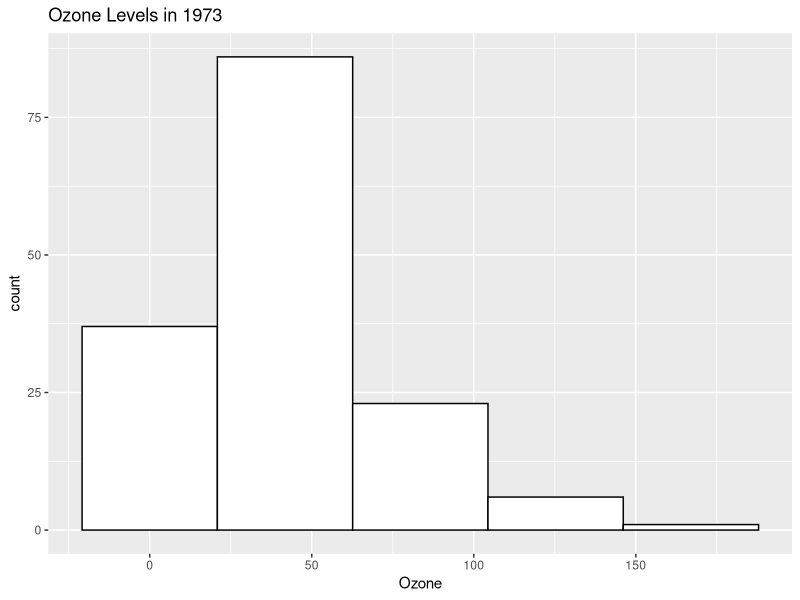
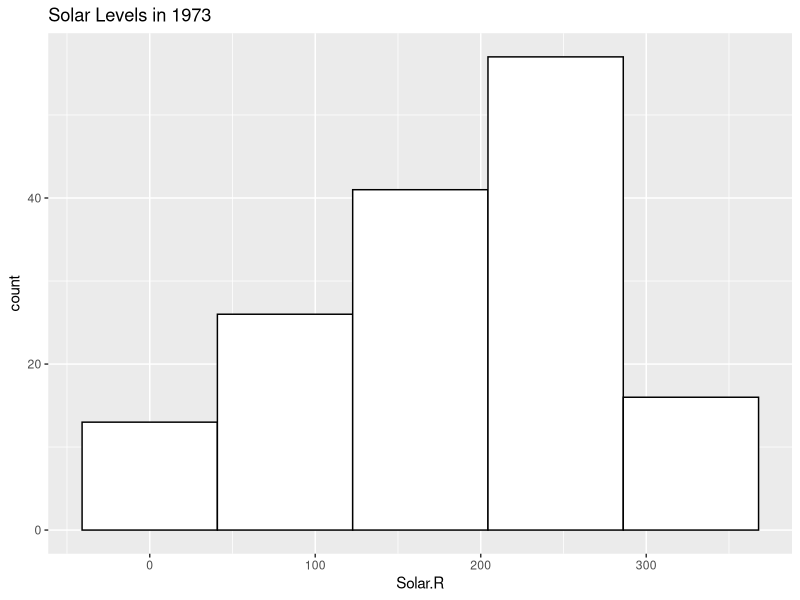
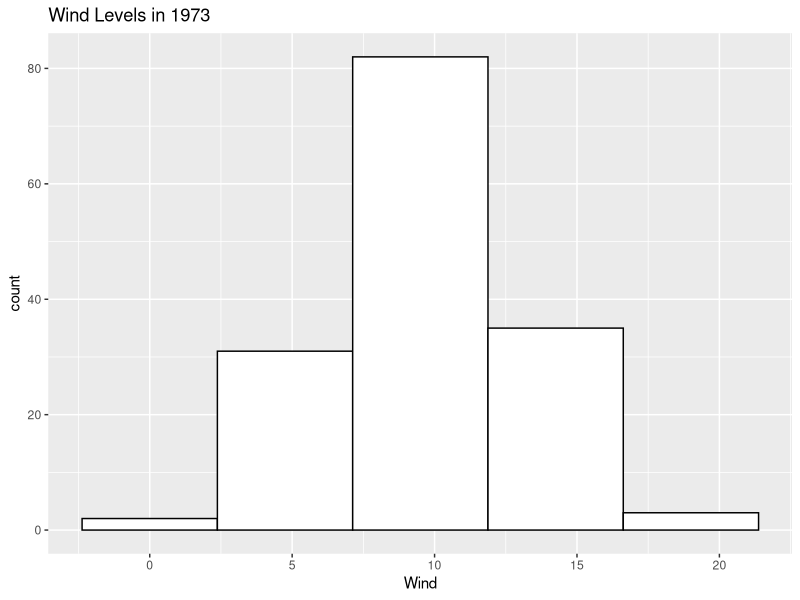
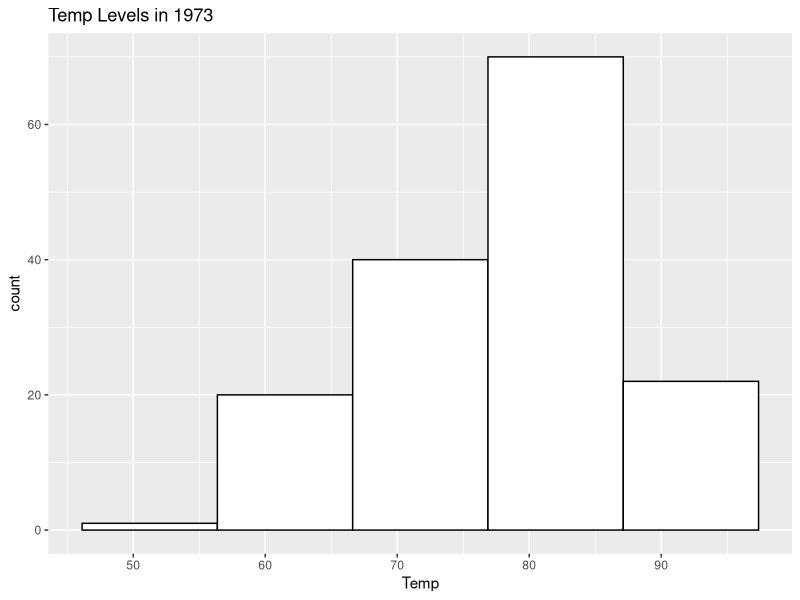
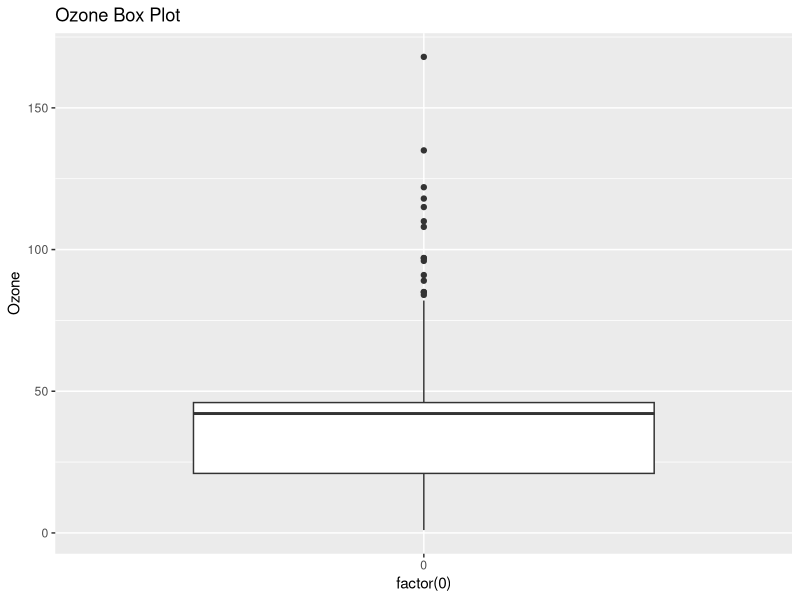
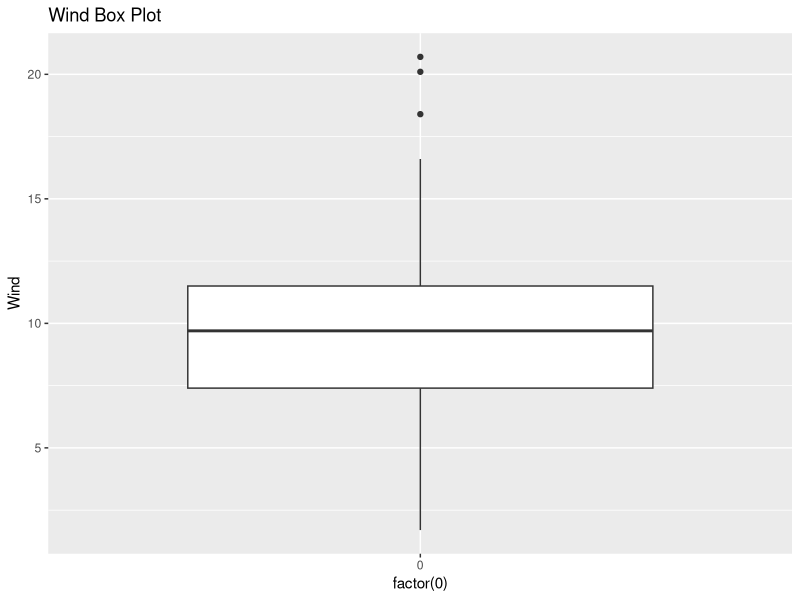
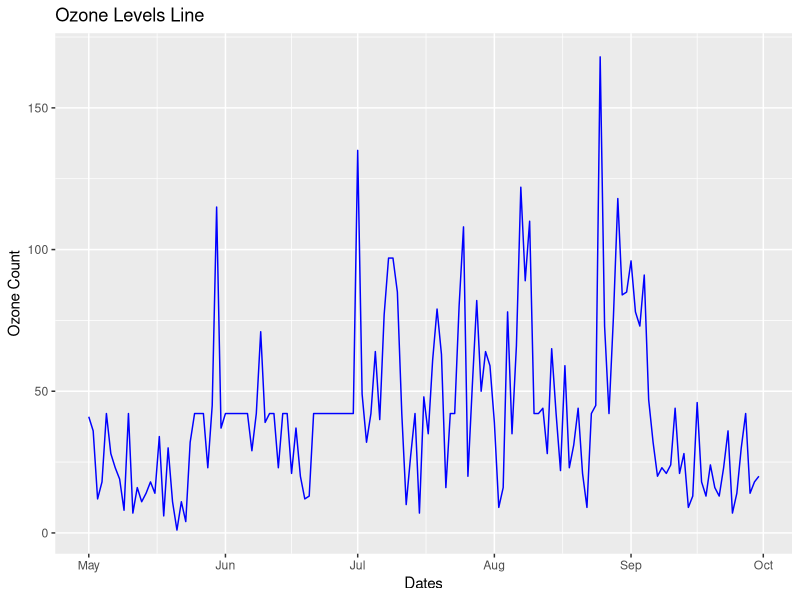
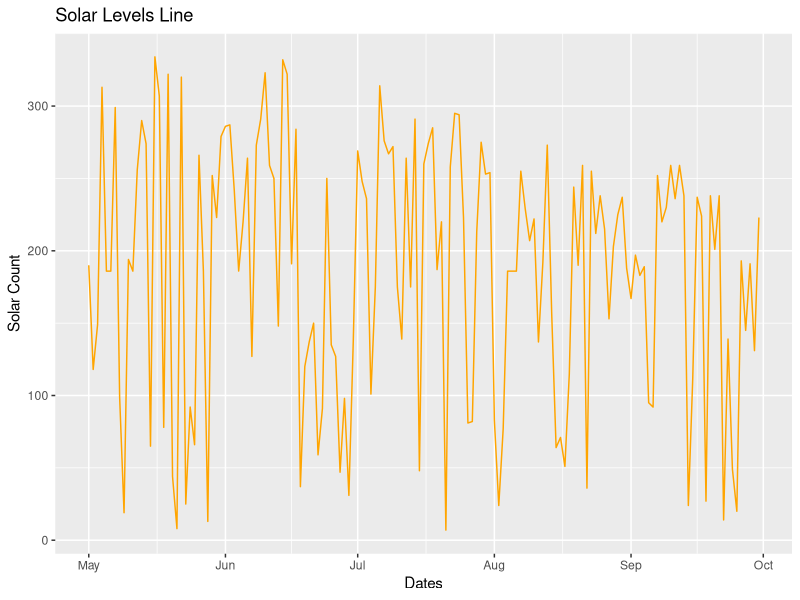

The R source for these figures, in order:
#############################################################################
#Name: Daniel Lewis
#Description: Homework Assignment 5
#Date: 2/15/19 (JST)
#input: 
#output: 
#update history:
#############################################################################
###################HW6 Viz HW: air quality Analysis##########################
#############################################################################
#
#############################################################################
############################LOCAL FUNCTIONS##################################
#############################################################################
#
EnsurePackage<-function(x){
   x<-as.character(x)
   if (!require(x,character.only=TRUE)){
       install.packages(pkgs=x, repos="http://cran.r-project.org")
       require(x, character.only=TRUE)
     }
}
Numberize <- function(inputVector)
{
  inputVector <- gsub(",", "", inputVector)
  inputVector <- gsub(" ", "", inputVector)
  return(inputVector)
}
#
#############################################################################
#############################IMPORTS SECTION#################################
#############################################################################
#
EnsurePackage("ggplot2")
EnsurePackage("ggmap")
EnsurePackage("RJSONIO")
EnsurePackage("RCurl")
EnsurePackage("reshape2")
EnsurePackage("sqldf")
#
#############################################################################
#############################Problems Solved#################################
#############################################################################
#
#
#Step 1: Load the data 
#We will use the air quality data set, which you should already have as part of your R installation.
#
myAirquality<-airquality
#
#Step 2: Clean the data
#After you load the data, there will be some NAs in the data. You need to figure out what to do
#about those nasty NAs.
#
colnames(myAirquality)[colSums(is.na(myAirquality))>0]
myAirquality$Ozone[is.na(myAirquality$Ozone)] <- mean(myAirquality$Ozone, na.rm=TRUE)
myAirquality$Solar.R[is.na(myAirquality$Solar.R)] <- mean(myAirquality$Solar.R, na.rm=TRUE)
#
#Step 3: Understand the data distribution
#Create the following visualizationsusing ggplot:
#.Histograms for each of the variables
#
ozone_hist<- ggplot(myAirquality, aes(x=Ozone)) + geom_histogram(bins=5, color="black", fill="white")
ozone_hist<- ozone_hist+ggtitle("Ozone Levels in 1973")
solar_hist<- ggplot(myAirquality, aes(x=Solar.R)) + geom_histogram(bins=5, color="black", fill="white")
solar_hist<- solar_hist+ggtitle("Solar Levels in 1973")
wind_hist<- ggplot(myAirquality, aes(x=Wind)) + geom_histogram(bins=5, color="black", fill="white")
wind_hist<- wind_hist+ggtitle("Wind Levels in 1973")
temp_hist<- ggplot(myAirquality, aes(x=Temp)) + geom_histogram(bins=5, color="black", fill="white")
temp_hist<- temp_hist+ggtitle("Temp Levels in 1973")
ozone_hist
solar_hist
wind_hist
temp_hist
#
#.Boxplot for Ozone
#
ozone_box<- ggplot(myAirquality, aes(x=factor(0),Ozone)) +geom_boxplot() + ggtitle("Ozone Box Plot")
ozone_box
#
#.Boxplot for wind values (round the wind to get a good number of "buckets")
#
wind_box<- ggplot(myAirquality, aes(x=factor(0),Wind)) +geom_boxplot() + ggtitle("Wind Box Plot")
wind_box
#
#Step 3: Explore how the data changes over time
#First, make sure to create appropriate dates (this data was from 1973). Then create line charts
#for ozone, temp, wind and solar.R(one line chart for each, and then one chart with 4 lines, 
#each having a different color). 
#
myAirquality$date<-as.Date(Numberize(c(paste(myAirquality$Month,"/",myAirquality$Day,"/", "73"))), format = "%m/%d/%y")
ozone_line<-ggplot(data=myAirquality,aes(x=date, y=Ozone)) + geom_line(color="blue") + ggtitle("Ozone Levels Line") + labs(x="Dates", y="Ozone Count")
solar_line<-ggplot(data=myAirquality,aes(x=date, y=Solar.R)) + geom_line(color="orange") + ggtitle("Solar Levels Line") + labs(x="Dates", y="Solar Count")
wind_line<-ggplot(data=myAirquality,aes(x=date, y=Wind)) + geom_line(color="green") + ggtitle("wind Levels Line") + labs(x="Dates", y="Wind Count")
temp_line<-ggplot(data=myAirquality,aes(x=date, y=Temp)) + geom_line(color="purple") + ggtitle("Temp Levels Line") + labs(x="Dates", y="Temp Count")
all_line<-ggplot(data=myAirquality, aes(date)) + geom_line(aes(y=Ozone),color="blue") + geom_line(aes(y=Solar.R),color="orange") + geom_line(aes(y=Wind),color="green") + geom_line(aes(y=Temp), color="purple")
ozone_line
solar_line
wind_line
temp_line
all_line
#
#Create these visualizations using ggplot.Note that for the chart with 4 lines, you need to think
#about how to effectively use the y-axis.
#
#Step 4: Look at all thedata via a Heatmap
#Create a heatmap, with each day along the x-axis and ozone, temp, wind and solar.r along the y-axis,
#and days as rows along the y-axis. Great the heatmap using geom_tile(this defines the ggplotgeometry
#to be 'tiles' as opposed to 'lines' and the other geometry we have previously used).
#Note that you need to figure out how to show the relative change equally across all the variables.
#

#
#Step 5: Look at all the data via a scatter chart
#Create a scatter chart(using ggplot geom_point), with the x-axis representing the wind, the y-axis 
#representing the temperature, the size of each dot representing the ozone and the color representing 
#the solar.
#

#
#RStep 6: Final Analysis
#.Do you see any patterns after exploring the data?
#
#
#.What was the most useful visualization?
#
#
#
#END OF SCRIPT